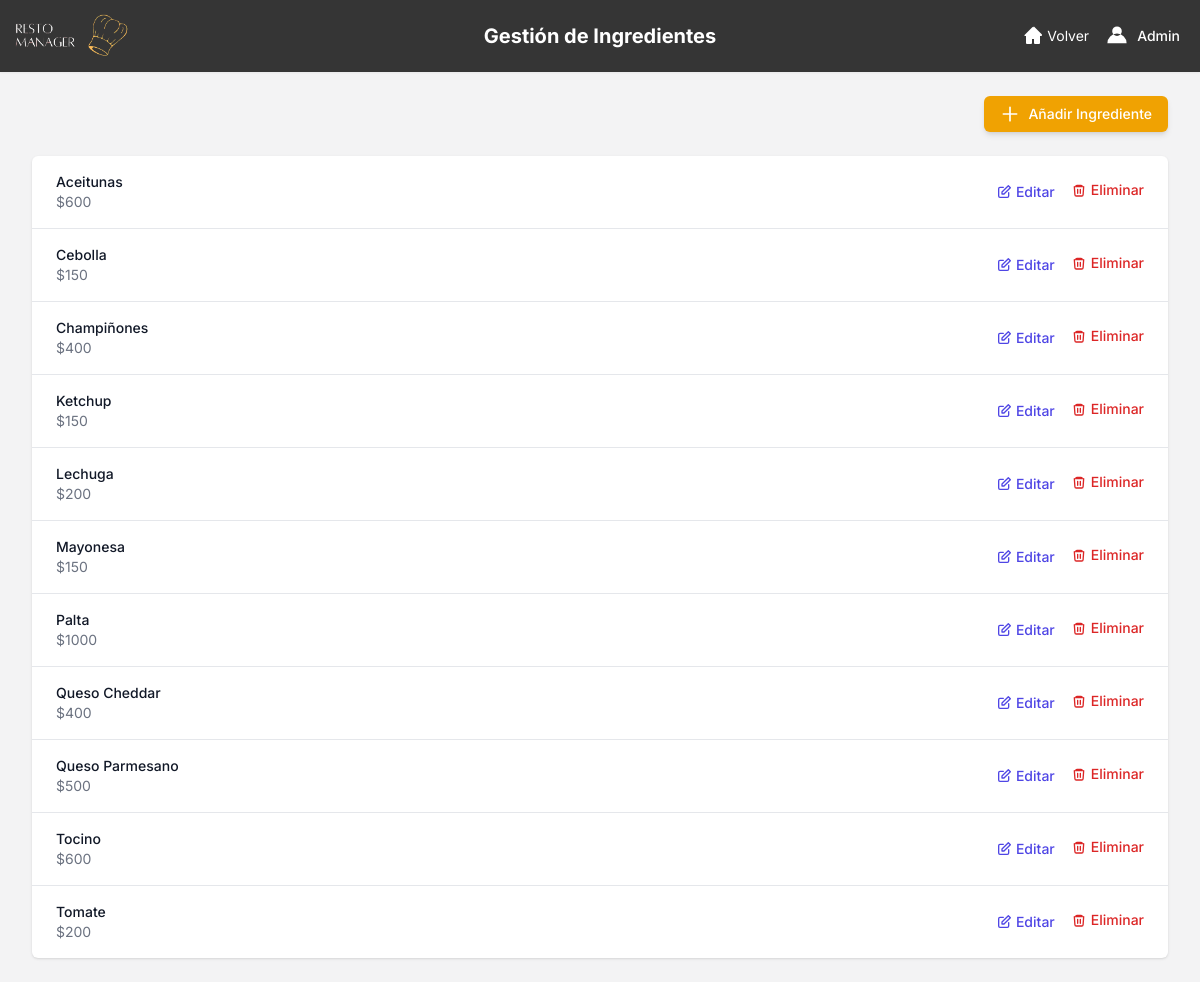
The page /dashboard/ingredientes/ (signed in) on the database its author committed.
### restaurante_app/models.py (models this page shows, shortened)
class Usuario(AbstractUser):
    first_name = None
    last_name = None
    ROL_CHOICES = (('MESA', 'Mesa'), ('ENCARGADO', 'Encargado'), ('CAMARERO', 'Camarero'))
    rol = models.CharField(max_length=10, choices=ROL_CHOICES, default='MESA')
    objects = UsuarioManager()

class Ingrediente(models.Model):
    nombre = models.CharField(max_length=100, unique=True)
    precio = models.IntegerField(help_text="Precio del ingrediente (en formato entero)")

### restaurante_app/views.py (the view)
    @login_required
    def _wrapped_view(request, *args, **kwargs):
        if request.user.rol != 'ENCARGADO':
            messages.error(request, 'No tienes permiso para acceder a esta página.')
            return redirect('index')
        return view_func(request, *args, **kwargs)

### restaurante_app/views.py (called while the page is built)
def staff_required(view_func):
    @login_required
    def _wrapped_view(request, *args, **kwargs):
        if request.user.rol != 'ENCARGADO':
            messages.error(request, 'No tienes permiso para acceder a esta página.')
            return redirect('index')
        return view_func(request, *args, **kwargs)
    return _wrapped_view

@staff_required
def gestion_ingredientes_view(request):
    if request.method == 'POST':
        form = IngredienteForm(request.POST)
        if form.is_valid():
            form.save()
            messages.success(request, 'Ingrediente añadido exitosamente.')
            return redirect('gestion_ingredientes')
    else:
        form = IngredienteForm()
    ingredientes = Ingrediente.objects.all().order_by('nombre')
    context = {
        'ingredientes': ingredientes,
        'form': form,
    }
    return render(request, 'app/gestion_ingredientes.html', context)

### templates/app/gestion_ingredientes.html (shortened to what this page needs)
{% load static %}
<!DOCTYPE html>
<html lang="es">
<head>
    <script src="https://cdn.tailwindcss.com"></script>
</head>
<body class="bg-grisClaro">
    <header class="bg-[#353535] shadow-sm relative">
        <div class="w-full mx-auto py-2 px-0 flex items-center justify-between relative">
            <div class="flex items-center ml-[-12px]">
                <img src="{% static 'img/imagelogo.png' %}" alt="Logo" class="h-14 w-45">
            </div>
            <h1 class="absolute left-1/2 transform -translate-x-1/2 text-xl font-bold text-white">
                Gestión de Ingredientes
            </h1>
            <div class="flex items-center space-x-4 mr-5">
                <a href="{% url 'dashboard' %}" class="flex items-center text-white text-sm hover:text-gray-300">
                    <svg xmlns="http://www.w3.org/2000/svg" class="h-5 w-5 mr-1" fill="currentColor" viewBox="0 0 20 20">
                        <path d="M10.707 1.293a1 1 0 00-1.414 0l-8 8A1 1 0 002 10h1v7a1 1 0 001 1h4a1 1 0 001-1v-4h2v4a1 1 0 001 1h4a1 1 0 001-1v-7h1a1 1 0 00.707-1.707l-8-8z" />
                    </svg>
                    Volver
                </a>
                <button id="userMenuButton" class="flex items-center space-x-2 text-white hover:text-gray-200 focus:outline-none">
                    <svg xmlns="http://www.w3.org/2000/svg" class="h-6 w-6 text-white" fill="currentColor" viewBox="0 0 20 20">
                        <path fill-rule="evenodd" d="M10 2a4 4 0 100 8 4 4 0 000-8zM2 16a8 8 0 1116 0H2z" clip-rule="evenodd" />
                    </svg>
                    <span class="text-sm font-medium">{{ user.username }}</span>
                </button>
            </div>
        </div>
    </header>
    <main class="max-w-7xl mx-auto py-6 sm:px-6 lg:px-8">
        <div class="flex justify-end mb-6">
            <button id="openAddIngredient"
                    class="inline-flex items-center px-4 py-2 bg-[#F0A202] hover:bg-[#d7990b] text-white text-sm font-medium rounded-md shadow-md focus:outline-none focus:ring-2 focus:ring-offset-2 focus:ring-[#F0A202]">
                <svg xmlns="http://www.w3.org/2000/svg" class="h-5 w-5 mr-2" fill="none" viewBox="0 0 24 24" stroke="currentColor" stroke-width="2">
                    <path stroke-linecap="round" stroke-linejoin="round" d="M12 4v16m8-8H4" />
                </svg>
                Añadir Ingrediente
            </button>
        </div>
        <div class="bg-white shadow overflow-hidden rounded-md">
            <ul role="list" class="divide-y divide-gray-200">
                {% for ingrediente in ingredientes %}
                <li class="px-6 py-4 flex items-center justify-between">
                    <div>
                        <p class="text-sm font-medium text-gray-900">{{ ingrediente.nombre }}</p>
                        <p class="text-sm text-gray-500">${{ ingrediente.precio }}</p>
                    </div>
                    <div class="space-x-4 flex items-center">
                        <button type="button"
                                data-id="{{ ingrediente.id }}"
                                data-nombre="{{ ingrediente.nombre|escapejs }}"
                                data-precio="{{ ingrediente.precio }}"
                                class="btn-edit-ingrediente text-sm font-medium text-indigo-600 hover:text-indigo-900 inline-flex items-center space-x-1">
                            <svg xmlns="http://www.w3.org/2000/svg" class="h-4 w-4" fill="none" viewBox="0 0 24 24" stroke="currentColor">
                                <path stroke-linecap="round" stroke-linejoin="round" stroke-width="2" d="M11 5H6a2 2 0 00-2 2v11a2 2 0 002 2h11a2 2 0 002-2v-5M18.5 2.5l3 3L12 15H9v-3L18.5 2.5z" />
                            </svg>
                            <span>Editar</span>
                        </button>
                        <form action="{% url 'eliminar_ingrediente' ingrediente.id %}" method="post" class="inline" onsubmit="return confirm('¿Seguro que quieres eliminar este ingrediente?');">
                            <button type="submit" class="text-sm font-medium text-red-600 hover:text-red-900 inline-flex items-center space-x-1">
                                <svg xmlns="http://www.w3.org/2000/svg" class="h-4 w-4" fill="none" viewBox="0 0 24 24" stroke="currentColor">
                                    <path stroke-linecap="round" stroke-linejoin="round" stroke-width="2" d="M19 7l-.867 12.142A2 2 0 0116.138 21H7.862a2 2 0 01-1.995-1.858L5 7m5 4v6m4-6v6M9 7h6m2 0a2 2 0 00-2-2H9a2 2 0 00-2 2h10z" />
                                </svg>
                                <span>Eliminar</span>
                            </button>
                        </form>
                    </div>
                </li>
                {% empty %}
                <li class="px-6 py-4 text-center text-gray-500">No hay ingredientes registrados.</li>
                {% endfor %}
            </ul>
        </div>
    </main>
</body>
</html>

### templates/app/gestion_ingredientes.html (style rules this page uses)
body { font-family: 'Inter', sans-serif; }

### rows shown on the page
Usuario: username "Admin"
Ingrediente: nombre "Aceitunas", precio "600"
Ingrediente: nombre "Cebolla", precio "150"
Ingrediente: nombre "Champiñones", precio "400"
Ingrediente: nombre "Ketchup", precio "150"
Ingrediente: nombre "Lechuga", precio "200"
Ingrediente: nombre "Mayonesa", precio "150"
Ingrediente: nombre "Palta", precio "1000"
Ingrediente: nombre "Queso Cheddar", precio "400"
Ingrediente: nombre "Queso Parmesano", precio "500"
Ingrediente: nombre "Tocino", precio "600"
Ingrediente: nombre "Tomate", precio "200"
